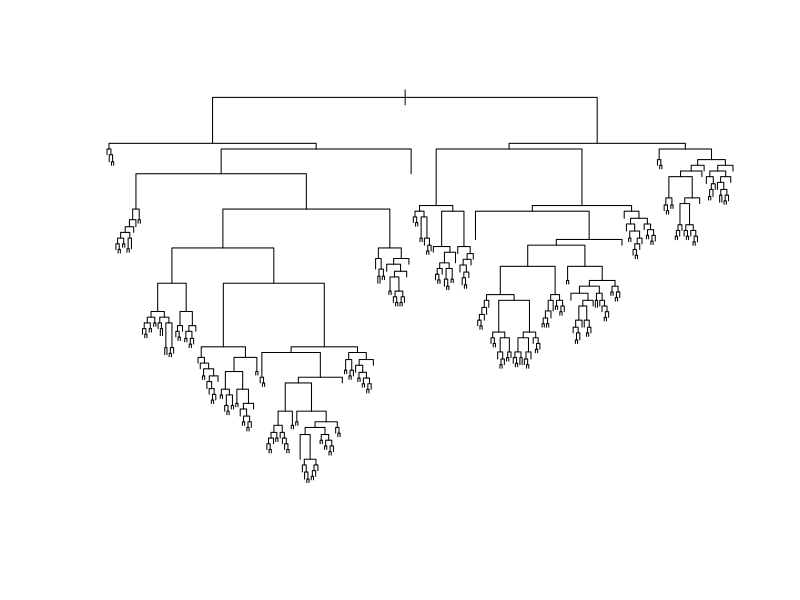

R code for this plot:
# example to demonstrate overfitting of a classification tree.  

# first create a random feature set with labels that *DO NOT DEPEND ON THE FEATURES*.
# train a decision tree from the data.
# Note there is no way to make a good classifier for this situation

library(rpart)
n = 1000					# number of samples
d = 5					 	# dimension of feature vectors (the many #'s for each obs)
Xtrain = matrix(rnorm(n*d),nrow=n);		# predictor vectors are random #'s
df = data.frame(Xtrain)				# R needs data frames for some operations
ctrain = sample(1:2,n,replace=T)		# the classes for each vector (random)

       	 					# note that the class assigbment doesn't depend on features
						# this means the features can't help in classifying.
#pairs(Xtrain,pch=ctrain,cex=2)
#stopp;
fit = rpart(ctrain ~ Xtrain,method="class",minbucket=1,cp=0,minsplit=2)	# cp = complexity parameter
# fit a decision tree with min terminal size 1 and complexity penalty 0, allowing
# splits of nodes with only 2 examples
# basically this means: keep splitting until there is a single instance at each branch of the tree
print(fit)
plot(fit)	      	       		       # look at the complex tree we built
#stopp;


pred = predict(fit,df,type="vector")		# test the classifier on the training data
trainerrors = sum(pred != ctrain)		#  perfect!!!  ... not surprising
cat("num errors on training = ", trainerrors, "\n");
#stopp;


# now create test data that is *statistically identical* (from same model) to original data

Xtest = matrix(rnorm(n*d),nrow=n);
ctest = sample(1:2,n,replace=T)
df = data.frame(Xtest)
pred = predict(fit,df,type="vector")		# get predicted results from model learned above
testerrors = sum(pred != ctest)			# about 1/2 right! (as you should expect)
cat("num errors on test = ", testerrors, "\n");


# moral:  there was no possible way to get a good predictive model, but the classification tree still
# finds a way to fit the data nearly perfectly.  But this doesn't really accomplish anything
# useful as seen by poor "generalization" (i.e. performance on new data)
# This phenomenom called "overfitting"
